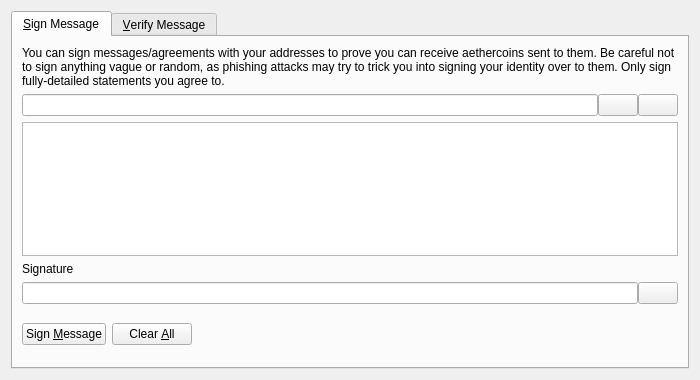
<?xml version="1.0" encoding="UTF-8"?>
<ui version="4.0">
 <class>SignVerifyMessageDialog</class>
 <widget class="QDialog" name="SignVerifyMessageDialog">
  <property name="geometry">
   <rect>
    <x>0</x>
    <y>0</y>
    <width>700</width>
    <height>380</height>
   </rect>
  </property>
  <property name="windowTitle">
   <string>Signatures - Sign / Verify a Message</string>
  </property>
  <property name="styleSheet">
   <string notr="true"/>
  </property>
  <property name="modal">
   <bool>true</bool>
  </property>
  <layout class="QVBoxLayout" name="verticalLayout">
   <item>
    <widget class="QTabWidget" name="tabWidget">
     <property name="currentIndex">
      <number>0</number>
     </property>
     <widget class="QWidget" name="tabSignMessage">
      <attribute name="title">
       <string>&amp;Sign Message</string>
      </attribute>
      <layout class="QVBoxLayout" name="verticalLayout_SM">
       <item>
        <widget class="QLabel" name="infoLabel_SM">
         <property name="text">
          <string>You can sign messages/agreements with your addresses to prove you can receive aethercoins sent to them. Be careful not to sign anything vague or random, as phishing attacks may try to trick you into signing your identity over to them. Only sign fully-detailed statements you agree to.</string>
         </property>
         <property name="textFormat">
          <enum>Qt::PlainText</enum>
         </property>
         <property name="wordWrap">
          <bool>true</bool>
         </property>
        </widget>
       </item>
       <item>
        <layout class="QHBoxLayout" name="horizontalLayout_1_SM">
         <property name="spacing">
          <number>0</number>
         </property>
         <item>
          <widget class="QValidatedLineEdit" name="addressIn_SM">
           <property name="toolTip">
            <string>The AetherCoin address to sign the message with</string>
           </property>
          </widget>
         </item>
         <item>
          <widget class="QPushButton" name="addressBookButton_SM">
           <property name="toolTip">
            <string>Choose previously used address</string>
           </property>
           <property name="styleSheet">
            <string notr="true"/>
           </property>
           <property name="text">
            <string/>
           </property>
           <property name="icon">
            <iconset>
             <normaloff>:/icons/address-book</normaloff>:/icons/address-book</iconset>
           </property>
           <property name="shortcut">
            <string>Alt+A</string>
           </property>
           <property name="autoDefault">
            <bool>false</bool>
           </property>
          </widget>
         </item>
         <item>
          <widget class="QPushButton" name="pasteButton_SM">
           <property name="toolTip">
            <string>Paste address from clipboard</string>
           </property>
           <property name="styleSheet">
            <string notr="true"/>
           </property>
           <property name="text">
            <string/>
           </property>
           <property name="icon">
            <iconset>
             <normaloff>:/icons/editpaste</normaloff>:/icons/editpaste</iconset>
           </property>
           <property name="shortcut">
            <string>Alt+P</string>
           </property>
           <property name="autoDefault">
            <bool>false</bool>
           </property>
          </widget>
         </item>
        </layout>
       </item>
       <item>
        <widget class="QPlainTextEdit" name="messageIn_SM">
         <property name="toolTip">
          <string>Enter the message you want to sign here</string>
         </property>
        </widget>
       </item>
       <item>
        <widget class="QLabel" name="signatureLabel_SM">
         <property name="text">
          <string>Signature</string>
         </property>
         <property name="textFormat">
          <enum>Qt::PlainText</enum>
         </property>
        </widget>
       </item>
       <item>
        <layout class="QHBoxLayout" name="horizontalLayout_2_SM">
         <property name="spacing">
          <number>0</number>
         </property>
         <item>
          <widget class="QLineEdit" name="signatureOut_SM">
           <property name="font">
            <font>
             <italic>true</italic>
            </font>
           </property>
           <property name="readOnly">
            <bool>true</bool>
           </property>
          </widget>
         </item>
         <item>
          <widget class="QPushButton" name="copySignatureButton_SM">
           <property name="toolTip">
            <string>Copy the current signature to the system clipboard</string>
           </property>
           <property name="styleSheet">
            <string notr="true"/>
           </property>
           <property name="text">
            <string/>
           </property>
           <property name="icon">
            <iconset>
             <normaloff>:/icons/editcopy</normaloff>:/icons/editcopy</iconset>
           </property>
           <property name="autoDefault">
            <bool>false</bool>
           </property>
          </widget>
         </item>
        </layout>
       </item>
       <item>
        <layout class="QHBoxLayout" name="horizontalLayout_3_SM">
         <item>
          <widget class="QPushButton" name="signMessageButton_SM">
           <property name="toolTip">
            <string>Sign the message to prove you own this AetherCoin address</string>
           </property>
           <property name="styleSheet">
            <string notr="true"/>
           </property>
           <property name="text">
            <string>Sign &amp;Message</string>
           </property>
           <property name="icon">
            <iconset>
             <normaloff>:/icons/edit</normaloff>:/icons/edit</iconset>
           </property>
           <property name="autoDefault">
            <bool>false</bool>
           </property>
          </widget>
         </item>
         <item>
          <widget class="QPushButton" name="clearButton_SM">
           <property name="toolTip">
            <string>Reset all sign message fields</string>
           </property>
           <property name="styleSheet">
            <string notr="true"/>
           </property>
           <property name="text">
            <string>Clear &amp;All</string>
           </property>
           <property name="icon">
            <iconset>
             <normaloff>:/icons/remove</normaloff>:/icons/remove</iconset>
           </property>
           <property name="autoDefault">
            <bool>false</bool>
           </property>
          </widget>
         </item>
         <item>
          <spacer name="horizontalSpacer_1_SM">
           <property name="orientation">
            <enum>Qt::Horizontal</enum>
           </property>
           <property name="sizeHint" stdset="0">
            <size>
             <width>40</width>
             <height>48</height>
            </size>
           </property>
          </spacer>
         </item>
         <item>
          <widget class="QLabel" name="statusLabel_SM">
           <property name="font">
            <font>
             <weight>75</weight>
             <bold>true</bold>
            </font>
           </property>
           <property name="text">
            <string/>
           </property>
           <property name="wordWrap">
            <bool>true</bool>
           </property>
          </widget>
         </item>
         <item>
          <spacer name="horizontalSpacer_2_SM">
           <property name="orientation">
            <enum>Qt::Horizontal</enum>
           </property>
           <property name="sizeHint" stdset="0">
            <size>
             <width>40</width>
             <height>48</height>
            </size>
           </property>
          </spacer>
         </item>
        </layout>
       </item>
      </layout>
     </widget>
     <widget class="QWidget" name="tabVerifyMessage">
      <attribute name="title">
       <string>&amp;Verify Message</string>
      </attribute>
      <layout class="QVBoxLayout" name="verticalLayout_VM">
       <item>
        <widget class="QLabel" name="infoLabel_VM">
         <property name="text">
          <string>Enter the receiver's address, message (ensure you copy line breaks, spaces, tabs, etc. exactly) and signature below to verify the message. Be careful not to read more into the signature than what is in the signed message itself, to avoid being tricked by a man-in-the-middle attack. Note that this only proves the signing party receives with the address, it cannot prove sendership of any transaction!</string>
         </property>
         <property name="textFormat">
          <enum>Qt::PlainText</enum>
         </property>
         <property name="alignment">
          <set>Qt::AlignLeading|Qt::AlignLeft|Qt::AlignTop</set>
         </property>
         <property name="wordWrap">
          <bool>true</bool>
         </property>
        </widget>
       </item>
       <item>
        <layout class="QHBoxLayout" name="horizontalLayout_1_VM">
         <property name="spacing">
          <number>0</number>
         </property>
         <item>
          <widget class="QValidatedLineEdit" name="addressIn_VM">
           <property name="toolTip">
            <string>The AetherCoin address the message was signed with</string>
           </property>
           <property name="styleSheet">
            <string notr="true"/>
           </property>
          </widget>
         </item>
         <item>
          <widget class="QPushButton" name="addressBookButton_VM">
           <property name="toolTip">
            <string>Choose previously used address</string>
           </property>
           <property name="styleSheet">
            <string notr="true"/>
           </property>
           <property name="text">
            <string/>
           </property>
           <property name="icon">
            <iconset>
             <normaloff>:/icons/address-book</normaloff>:/icons/address-book</iconset>
           </property>
           <property name="shortcut">
            <string>Alt+A</string>
           </property>
           <property name="autoDefault">
            <bool>false</bool>
           </property>
          </widget>
         </item>
        </layout>
       </item>
       <item>
        <widget class="QPlainTextEdit" name="messageIn_VM">
         <property name="styleSheet">
          <string notr="true"/>
         </property>
        </widget>
       </item>
       <item>
        <widget class="QValidatedLineEdit" name="signatureIn_VM">
         <property name="styleSheet">
          <string notr="true"/>
         </property>
        </widget>
       </item>
       <item>
        <layout class="QHBoxLayout" name="horizontalLayout_2_VM">
         <item>
          <widget class="QPushButton" name="verifyMessageButton_VM">
           <property name="toolTip">
            <string>Verify the message to ensure it was signed with the specified AetherCoin address</string>
           </property>
           <property name="styleSheet">
            <string notr="true"/>
           </property>
           <property name="text">
            <string>Verify &amp;Message</string>
           </property>
           <property name="icon">
            <iconset>
             <normaloff>:/icons/transaction_0</normaloff>:/icons/transaction_0</iconset>
           </property>
           <property name="autoDefault">
            <bool>false</bool>
           </property>
          </widget>
         </item>
         <item>
          <widget class="QPushButton" name="clearButton_VM">
           <property name="toolTip">
            <string>Reset all verify message fields</string>
           </property>
           <property name="styleSheet">
            <string notr="true"/>
           </property>
           <property name="text">
            <string>Clear &amp;All</string>
           </property>
           <property name="icon">
            <iconset>
             <normaloff>:/icons/remove</normaloff>:/icons/remove</iconset>
           </property>
           <property name="autoDefault">
            <bool>false</bool>
           </property>
          </widget>
         </item>
         <item>
          <spacer name="horizontalSpacer_1_VM">
           <property name="orientation">
            <enum>Qt::Horizontal</enum>
           </property>
           <property name="sizeHint" stdset="0">
            <size>
             <width>40</width>
             <height>48</height>
            </size>
           </property>
          </spacer>
         </item>
         <item>
          <widget class="QLabel" name="statusLabel_VM">
           <property name="font">
            <font>
             <weight>75</weight>
             <bold>true</bold>
            </font>
           </property>
           <property name="text">
            <string/>
           </property>
           <property name="wordWrap">
            <bool>true</bool>
           </property>
          </widget>
         </item>
         <item>
          <spacer name="horizontalSpacer_2_VM">
           <property name="orientation">
            <enum>Qt::Horizontal</enum>
           </property>
           <property name="sizeHint" stdset="0">
            <size>
             <width>40</width>
             <height>48</height>
            </size>
           </property>
          </spacer>
         </item>
        </layout>
       </item>
      </layout>
     </widget>
    </widget>
   </item>
  </layout>
 </widget>
 <customwidgets>
  <customwidget>
   <class>QValidatedLineEdit</class>
   <extends>QLineEdit</extends>
   <header>qvalidatedlineedit.h</header>
  </customwidget>
 </customwidgets>
 <resources/>
 <connections/>
</ui>
